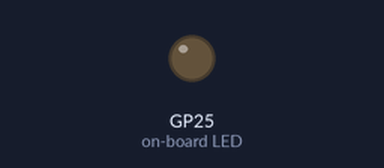
A program run on a simulated Raspberry Pi Pico running MicroPython. Parts: output pins drawn as LEDs (lit = HIGH). What the program prints to the serial console is not drawn. At 0.3 s the program stops and its outputs stay as they are.

Above: at 0.3 s.
Timing chart, 0 to 1.8 s (numbered marks = the images above):
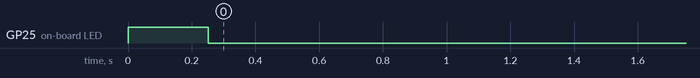

Measured:
- by itself, GP25 (on-board LED): LOW → HIGH at 0.00 s, → LOW 0.25 s later

The program:

main.py
```python
"""Pico 2 W hardware smoke test; no product behavior is implemented."""

VERSION = "4.1.0"


def startup_message() -> str:
    """Return a non-sensitive marker for a local device smoke check."""
    return "DJConnect Pico experimental skeleton"


def run_hardware_smoke(pin_factory, sleep_ms, duration_ms=250) -> str:
    """Pulse the Pico W LED once and return a non-sensitive serial marker.

    Dependencies are injected so host-side tests do not need MicroPython's
    ``machine`` module or a physical board.
    """
    led = pin_factory("LED", pin_factory.OUT)
    led.value(1)
    sleep_ms(duration_ms)
    led.value(0)
    return "Pico 2 W LED smoke test passed"


def run_on_device() -> str:
    """Run the hardware smoke test using the MicroPython Pico 2 W APIs."""
    from machine import Pin
    from time import sleep_ms

    return run_hardware_smoke(Pin, sleep_ms)


if __name__ == "__main__":
    print(startup_message())
    print("DJConnect Pico version " + VERSION)
    try:
        print(run_on_device())
    except ImportError:
        print("Hardware smoke skipped: run this script on a flashed Pico 2 W.")
```
